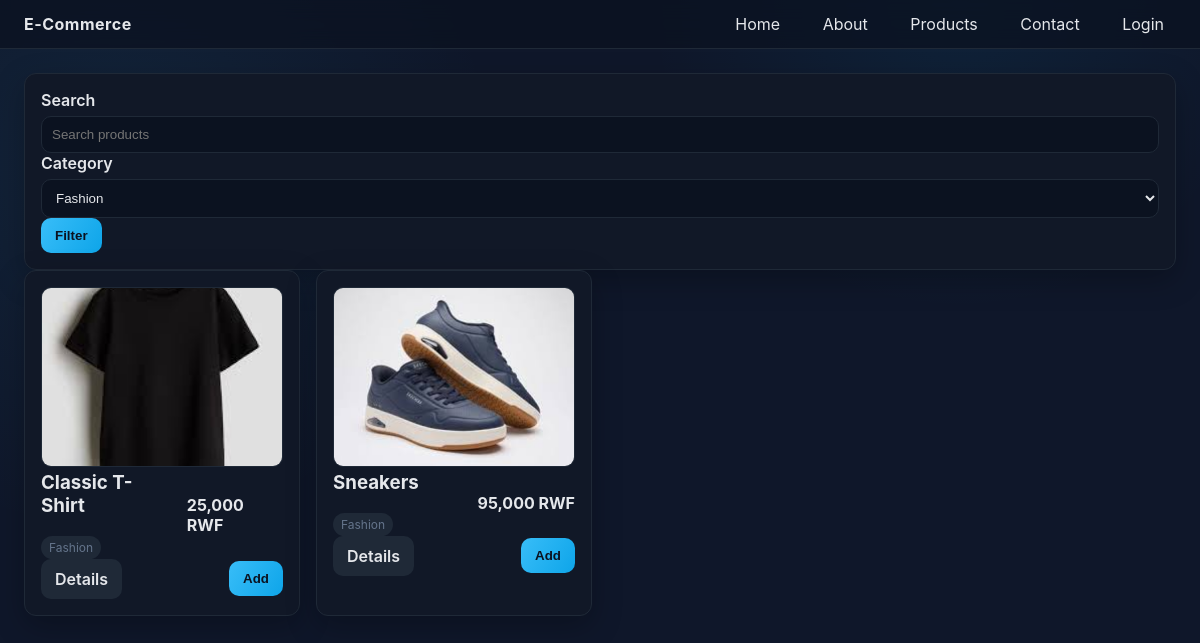
Screenshot of /customer/browse_products.php?category=3 with the database file from the repository.
### tables this page shows
CREATE TABLE IF NOT EXISTS Products (
    ProductID INT AUTO_INCREMENT PRIMARY KEY,
    Name VARCHAR(200),
    Price DECIMAL(10,2),
    Stock INT,
    CategoryID INT,
    ImageURL VARCHAR(500),
    Description TEXT,
    FOREIGN KEY (CategoryID) REFERENCES Categories(CategoryID)
);

CREATE TABLE IF NOT EXISTS Categories (
    CategoryID INT AUTO_INCREMENT PRIMARY KEY,
    CategoryName VARCHAR(100)
);

### includes/functions.php (called while the page is built, shortened)
<?php
function sanitize(string $value): string
{
    return htmlspecialchars(trim($value), ENT_QUOTES, 'UTF-8');
}
function get_categories(): array
{
    $pdo = getPDO();
    return $pdo->query('SELECT * FROM Categories ORDER BY CategoryName')->fetchAll();
}
function get_products(?int $categoryId = null, string $search = ''): array
{
    $pdo = getPDO();
    $sql = 'SELECT Products.*, Categories.CategoryName FROM Products
            LEFT JOIN Categories ON Products.CategoryID = Categories.CategoryID';
    $params = [];
    $clauses = [];
    if ($categoryId) {
        $clauses[] = 'Products.CategoryID = ?';
        $params[] = $categoryId;
    }
    if ($clauses) {
        $sql .= ' WHERE ' . implode(' AND ', $clauses);
    }
    $sql .= ' ORDER BY Products.ProductID DESC';
    $stmt = $pdo->prepare($sql);
    $stmt->execute($params);
    return $stmt->fetchAll();
}
function format_price(float $amount): string
{
    return number_format($amount, 0, '.', ',') . ' RWF';
}
function image_url(string $path): string
{
    return APP_URL . '/' . ltrim($path, '/');
}
?>

### customer/browse_products.php (the view, shortened to what this page needs)
<?php
require_once __DIR__ . '/../includes/header.php';
require_once __DIR__ . '/../includes/functions.php';
$categories = get_categories();
$categoryId = isset($_GET['category']) ? (int)$_GET['category'] : null;
$search = sanitize($_GET['q'] ?? '');
$products = get_products($categoryId, $search);
?>
<div class="card">
    <form method="get" class="row">
        <div>
            <label>Search</label>
            <input type="text" name="q" value="<?php echo $search; ?>" placeholder="Search products">
        </div>
        <div>
            <label>Category</label>
            <select name="category">
                <?php foreach ($categories as $c): ?>
                    <option value="<?php echo $c['CategoryID']; ?>" <?php if ($categoryId === (int)$c['CategoryID']) echo 'selected'; ?>>
                        <?php echo sanitize($c['CategoryName']); ?>
                    </option>
                <?php endforeach; ?>
            </select>
        </div>
        <div style="align-self:end;">
            <button class="btn primary" type="submit">Filter</button>
        </div>
    </form>
</div>
<div class="grid products">
    <?php foreach ($products as $p): ?>
        <div class="card product">
            <img src="<?php echo image_url($p['ImageURL']); ?>" alt="<?php echo sanitize($p['Name']); ?>">
            <div class="flex space-between">
                <div>
                    <h3><?php echo sanitize($p['Name']); ?></h3>
                    <span class="badge"><?php echo sanitize($p['CategoryName'] ?? ''); ?></span>
                </div>
                <strong><?php echo format_price((float)$p['Price']); ?></strong>
            </div>
            <div class="flex space-between">
                <a class="btn secondary" href="product_details.php?id=<?php echo $p['ProductID']; ?>">Details</a>
                <button class="btn primary" data-add-to-cart data-id="<?php echo $p['ProductID']; ?>">Add</button>
            </div>
        </div>
    <?php endforeach; ?>
</div>
</main>
</body>
</html>

### assets/css/style.css (style rules this page uses)
:root { --bg: #0f172a; --card: #111827; --muted: #64748b; --accent: #38bdf8; --accent-strong: #0ea5e9; --success: #22c55e; --danger: #ef4444; --border: #1f2937; --text: #e5e7eb; }
* { box-sizing: border-box; }
body { margin: 0; font-family: "Inter", system-ui, -apple-system, sans-serif; background: radial-gradient(circle at 10% 20%, rgba(56,189,248,0.08), transparent 30%), radial-gradient(circle at 80% 0%, rgba(14,165,233,0.08), transparent 25%), var(--bg); color: var(--text); min-height: 100vh; }
a { color: var(--text); text-decoration: none; }
.grid { display: grid; gap: 16px; }
.grid.products { grid-template-columns: repeat(auto-fill, minmax(240px, 1fr)); }
.card { background: var(--card); border: 1px solid var(--border); border-radius: 12px; padding: 16px; box-shadow: 0 10px 30px rgba(0,0,0,0.25); }
.card h2, .card h3 { margin-top: 0; }
.product img { width: 100%; height: 180px; object-fit: cover; border-radius: 10px; border: 1px solid var(--border); }
.badge { display: inline-block; padding: 4px 8px; border-radius: 999px; background: var(--border); color: var(--muted); font-size: 12px; }
.btn { display: inline-flex; align-items: center; justify-content: center; gap: 6px; padding: 10px 14px; border-radius: 10px; border: none; cursor: pointer; font-weight: 600; transition: transform .1s ease, background .2s ease; }
.btn.primary { background: linear-gradient(120deg, var(--accent), var(--accent-strong)); color: #0b1220; }
.btn.secondary { background: var(--border); color: var(--text); }
form label { display: block; margin-bottom: 6px; font-weight: 600; }
form input, form select, form textarea { width: 100%; padding: 10px; border-radius: 10px; border: 1px solid var(--border); background: #0b1220; color: var(--text); }
.flex { display: flex; gap: 12px; align-items: center; }
.space-between { justify-content: space-between; }

### rows the page displays
products: ImageURL (picture), Name "Classic T-Shirt", CategoryID.CategoryName "Fashion", Price "25,000 RWF"
products: ImageURL (picture), Name "Sneakers", CategoryID.CategoryName "Fashion", Price "95,000 RWF"

### other values shown
form field category "Fashion"
